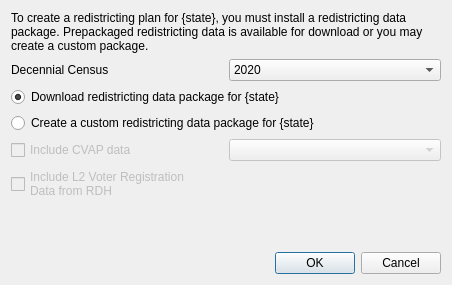
<?xml version="1.0" encoding="UTF-8"?>
<ui version="4.0">
 <class>dlgDownloadStateGpkg</class>
 <widget class="QDialog" name="dlgDownloadStateGpkg">
  <property name="geometry">
   <rect>
    <x>0</x>
    <y>0</y>
    <width>452</width>
    <height>285</height>
   </rect>
  </property>
  <property name="windowTitle">
   <string>Redistricting Data Package</string>
  </property>
  <layout class="QGridLayout" name="gridLayout">
   <item row="4" column="1">
    <widget class="QComboBox" name="cmCVAPYear">
     <property name="enabled">
      <bool>false</bool>
     </property>
    </widget>
   </item>
   <item row="5" column="0">
    <widget class="QCheckBox" name="cbIncludeVoterReg">
     <property name="enabled">
      <bool>false</bool>
     </property>
     <property name="toolTip">
      <string>&lt;html&gt;&lt;head/&gt;&lt;body&gt;&lt;p&gt;QGIS Redistricting Plugin can add voter registration data in the redistricting data package. To include voter registration data,  you must obtain a L2 block-level voter registration package provided by Redistricting Data Hub. &lt;/p&gt;&lt;/body&gt;&lt;/html&gt;</string>
     </property>
     <property name="text">
      <string>Include L2 Voter Registration 
Data from RDH</string>
     </property>
    </widget>
   </item>
   <item row="7" column="0" colspan="2">
    <widget class="QDialogButtonBox" name="buttonBox">
     <property name="orientation">
      <enum>Qt::Horizontal</enum>
     </property>
     <property name="standardButtons">
      <set>QDialogButtonBox::Cancel|QDialogButtonBox::Ok</set>
     </property>
    </widget>
   </item>
   <item row="0" column="0" colspan="2">
    <widget class="QLabel" name="lbIntro">
     <property name="text">
      <string>&lt;html&gt;&lt;head/&gt;&lt;body&gt;&lt;p&gt;To create a redistricting plan for {state}, you must install a redistricting data package. Prepackaged redistricting data is available for download or you may create a custom package.&lt;/p&gt;&lt;/body&gt;&lt;/html&gt;</string>
     </property>
     <property name="wordWrap">
      <bool>true</bool>
     </property>
    </widget>
   </item>
   <item row="6" column="0" colspan="2">
    <spacer name="verticalSpacer">
     <property name="orientation">
      <enum>Qt::Vertical</enum>
     </property>
     <property name="sizeHint" stdset="0">
      <size>
       <width>20</width>
       <height>40</height>
      </size>
     </property>
    </spacer>
   </item>
   <item row="5" column="1">
    <widget class="QgsFileWidget" name="fwL2VRData">
     <property name="enabled">
      <bool>false</bool>
     </property>
     <property name="toolTip">
      <string>&lt;html&gt;&lt;head/&gt;&lt;body&gt;&lt;p&gt;Select the block-level L2 Voter Registration csv file downloaded from Redistricting Data Hub&lt;/p&gt;&lt;/body&gt;&lt;/html&gt;</string>
     </property>
     <property name="dialogTitle">
      <string>L2 Voter Registration Data</string>
     </property>
     <property name="filter">
      <string>*.csv</string>
     </property>
    </widget>
   </item>
   <item row="2" column="0" colspan="2">
    <widget class="QRadioButton" name="rbStandardPackage">
     <property name="text">
      <string>Download redistricting data package for {state}</string>
     </property>
     <property name="checked">
      <bool>true</bool>
     </property>
    </widget>
   </item>
   <item row="4" column="0">
    <widget class="QCheckBox" name="cbIncludeCVAP">
     <property name="enabled">
      <bool>false</bool>
     </property>
     <property name="toolTip">
      <string>&lt;html&gt;&lt;head/&gt;&lt;body&gt;&lt;p&gt;QGIS Redistricting Plugin can include Citizen Voting Age Population data from the US Census Bureau in the redistricting data package. Please select the 5-Year ACS year for the CVAP data you would like to include.&lt;/p&gt;&lt;/body&gt;&lt;/html&gt;</string>
     </property>
     <property name="text">
      <string>Include CVAP data</string>
     </property>
    </widget>
   </item>
   <item row="3" column="0" colspan="2">
    <widget class="QRadioButton" name="rbCustomPackage">
     <property name="text">
      <string>Create a custom redistricting data package for {state}</string>
     </property>
    </widget>
   </item>
   <item row="1" column="0">
    <widget class="QLabel" name="lbDecennialYear">
     <property name="text">
      <string>Decennial Census</string>
     </property>
     <property name="buddy">
      <cstring>cmDecennialYear</cstring>
     </property>
    </widget>
   </item>
   <item row="1" column="1">
    <widget class="QComboBox" name="cmDecennialYear">
     <property name="currentIndex">
      <number>1</number>
     </property>
     <item>
      <property name="text">
       <string>2010</string>
      </property>
     </item>
     <item>
      <property name="text">
       <string>2020</string>
      </property>
     </item>
    </widget>
   </item>
  </layout>
 </widget>
 <customwidgets>
  <customwidget>
   <class>QgsFileWidget</class>
   <extends>QWidget</extends>
   <header>qgsfilewidget.h</header>
  </customwidget>
 </customwidgets>
 <tabstops>
  <tabstop>cmDecennialYear</tabstop>
  <tabstop>rbStandardPackage</tabstop>
  <tabstop>rbCustomPackage</tabstop>
  <tabstop>cbIncludeCVAP</tabstop>
  <tabstop>cmCVAPYear</tabstop>
  <tabstop>cbIncludeVoterReg</tabstop>
 </tabstops>
 <resources/>
 <connections>
  <connection>
   <sender>buttonBox</sender>
   <signal>accepted()</signal>
   <receiver>dlgDownloadStateGpkg</receiver>
   <slot>accept()</slot>
   <hints>
    <hint type="sourcelabel">
     <x>224</x>
     <y>227</y>
    </hint>
    <hint type="destinationlabel">
     <x>157</x>
     <y>248</y>
    </hint>
   </hints>
  </connection>
  <connection>
   <sender>buttonBox</sender>
   <signal>rejected()</signal>
   <receiver>dlgDownloadStateGpkg</receiver>
   <slot>reject()</slot>
   <hints>
    <hint type="sourcelabel">
     <x>292</x>
     <y>233</y>
    </hint>
    <hint type="destinationlabel">
     <x>286</x>
     <y>248</y>
    </hint>
   </hints>
  </connection>
  <connection>
   <sender>rbCustomPackage</sender>
   <signal>toggled(bool)</signal>
   <receiver>cbIncludeCVAP</receiver>
   <slot>setEnabled(bool)</slot>
   <hints>
    <hint type="sourcelabel">
     <x>226</x>
     <y>106</y>
    </hint>
    <hint type="destinationlabel">
     <x>110</x>
     <y>135</y>
    </hint>
   </hints>
  </connection>
  <connection>
   <sender>rbCustomPackage</sender>
   <signal>toggled(bool)</signal>
   <receiver>cbIncludeVoterReg</receiver>
   <slot>setEnabled(bool)</slot>
   <hints>
    <hint type="sourcelabel">
     <x>226</x>
     <y>106</y>
    </hint>
    <hint type="destinationlabel">
     <x>110</x>
     <y>173</y>
    </hint>
   </hints>
  </connection>
  <connection>
   <sender>rbCustomPackage</sender>
   <signal>toggled(bool)</signal>
   <receiver>cmCVAPYear</receiver>
   <slot>setEnabled(bool)</slot>
   <hints>
    <hint type="sourcelabel">
     <x>226</x>
     <y>106</y>
    </hint>
    <hint type="destinationlabel">
     <x>327</x>
     <y>136</y>
    </hint>
   </hints>
  </connection>
  <connection>
   <sender>rbCustomPackage</sender>
   <signal>toggled(bool)</signal>
   <receiver>fwL2VRData</receiver>
   <slot>setEnabled(bool)</slot>
   <hints>
    <hint type="sourcelabel">
     <x>226</x>
     <y>106</y>
    </hint>
    <hint type="destinationlabel">
     <x>327</x>
     <y>172</y>
    </hint>
   </hints>
  </connection>
 </connections>
</ui>
